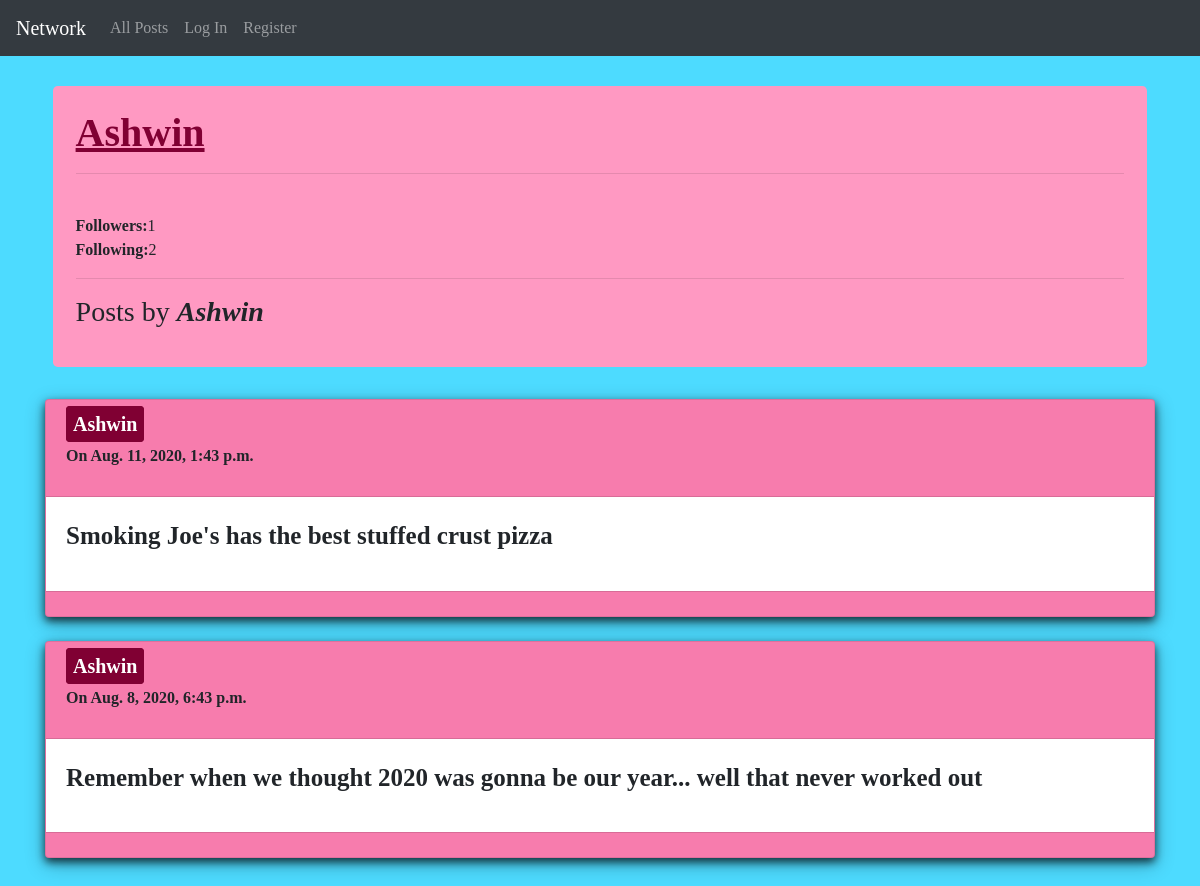
The page /profile/Ashwin on the database its author committed.
### network/models.py (models this page shows, shortened)
class Blogpost(models.Model):
    username = models.CharField(max_length=64)
    content = models.TextField()
    timestamp = models.DateTimeField(auto_now_add=True)
    likes = models.IntegerField()

### network/views.py (the view)
# urls.py: path("profile/<str:uname>",views.profilepage,name="profilepage"),
def profilepage(request,uname):
    try:
        userposts = Blogpost.objects.filter(username=uname)
        userposts = userposts.order_by("-timestamp").all()
        paginator = Paginator(userposts, 10) # Show 25 contacts per page.
        page_number = request.GET.get('page')
        page_obj = paginator.get_page(page_number)
    except:
        userposts = None
    try:
        if Followinfo.objects.filter(username=uname,follower=request.user.username):
            is_follow = True
        else:
            is_follow = False
    except:
        is_follow = False
    try:
        followerlist = Followinfo.objects.filter(username=uname)
        followers = followerlist.count()
    except:
        followers = 0
    try:
        followinglist = Followinfo.objects.filter(follower=uname)
        following=followinglist.count()
    except:
        following = 0
    try:
        likeslist = Like.objects.filter(likedby=request.user.username)
        likedids = []
        for l in likeslist:
            likedids.append(l.postid)
    except:
        likedids =  None
    cuser=[]
    cuser.append(request.user.username)
    return render(request,'network/profilepage.html',
    {
        'page_obj': page_obj,
        'profilename': uname,
        'isfollow': is_follow,
        "followers":followers,
        "following":following,
        "likedids":likedids,
        "cuser":cuser
        })

### network/templates/network/profilepage.html (shortened to what this page needs)
{% extends "network/index.html" %}
{% block pname %}
<div class="top">
<h1 class="pname"><u><b>{{profilename}}</b></u></h1>
<hr>
<div id="followdiv">
    <div>
        <br>
        <p><b>Followers:</b>{{followers}}<br>
        <b>Following:</b>{{following}}</p>
        <hr>
    </div>
</div>
</div>
{% endblock %}
{% block allorprofile %}
<h3><p>Posts by <b><cite>{{profilename}}</cite></b> </p></h3>
{% endblock %}

### network/templates/network/index.html (shortened to what this page needs)
{% extends "network/layout.html" %}
{% block body %}
<div class="jumbotron" id="jumbo">
    {% block pname %}{% endblock %}
{% if not page_obj %}
    <p>No posts yet!!!</p>
    {% else %}
    {% block allorprofile %}{% endblock %}
    {% endif %}
</div>
<div class="container" id="posts">
  {% block forposts %}
    {% for bpost in page_obj %}
    <div class="card">
    <div class="card-header">
    <h5><a class="userurl" href="{% url 'profilepage' bpost.username %}"><b>{{bpost.username}}<b></a></a></h5>
    <p>On {{bpost.timestamp}}</p>
    </div>
    <div class="card-body" id="card-body-{{bpost.id}}">
        <p>{{bpost.content}}</p>
    </div>
    <div class="card-footer" id="likes-{{bpost.id}}">
    </div>
    </div>
    <br>
    {% endfor %}
    {% endblock %}
</div>
{% endblock %}

### network/static/network/styles.css (style rules this page uses)
body { background-color: #4ddbff; font-family: cursive; }
#jumbo { padding: 2%; margin-left: 2%; margin-right: 2%; background-color: #ff99c2; }
.userurl { color: white; font-weight: 800; padding: 5px; background-color: #800033; border-style: solid; border-color: #800033; border-width: 2px; border-radius: 4px; }
.card { box-shadow: 0 4px 8px 0 rgba(0, 0, 0, 0.7), 0 6px 20px 0 rgba(0, 0, 0, 0.3); background-color: #ff80b3; font-family: times; }
.card-body { background-color: white; font-family: times; font-size: 25px; font-weight: bold; }
.pname { color: #800033; font-family: times; }

### rows shown on the page
Blogpost: username "Ashwin", timestamp "Aug. 11, 2020, 1:43 p.m.", content "Smoking Joe's has the best stuffed crust pizza"
Blogpost: username "Ashwin", timestamp "Aug. 8, 2020, 6:43 p.m.", content "Remember when we thought 2020 was gonna be our year... well that never worked out"

### other values the page prints
{{ profilename }} "Ashwin"
{{ followers }} "1"
{{ following }} "2"
